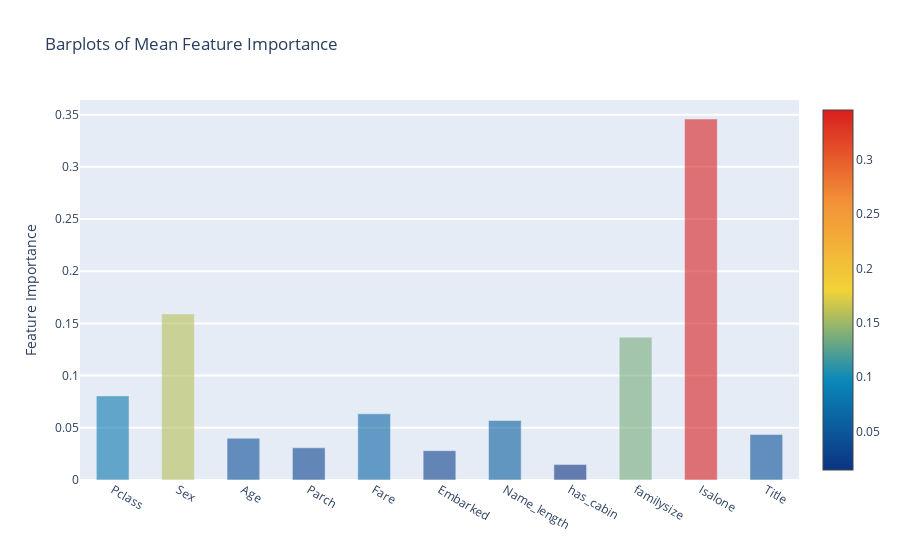

The cell this chart's notebook holds for it:
### Markdown cell above
#### 平均特征重要性的条形图

获得所有分类器的平均特征重要性后，我们可以将它们绘制成 Plotly 条形图

### Code cell
y = feature_dataframe['mean'].values
x = feature_dataframe['features'].values
data = [go.Bar(
            x= x,
             y= y,
            width = 0.5,
            marker=dict(
               color = feature_dataframe['mean'].values,
            colorscale='Portland',
            showscale=True,
            reversescale = False
            ),
            opacity=0.6
        )]

layout= go.Layout(
    autosize= True,
    title= 'Barplots of Mean Feature Importance',
    hovermode= 'closest',
#     xaxis= dict(
#         title= 'Pop',
#         ticklen= 5,
#         zeroline= False,
#         gridwidth= 2,
#     ),
    yaxis=dict(
        title= 'Feature Importance',
        ticklen= 5,
        gridwidth= 2
    ),
    showlegend= False
)
fig = go.Figure(data=data, layout=layout)
py.iplot(fig, filename='bar-direct-labels')

### Figure 1 — Plotly figure (JSON) as saved in the notebook; plotly's stock layout.template omitted (floating-point values rounded to 4 significant figures)
{"data": [{"marker": {"color": [0.08059, 0.1591, 0.04, 0.03084, 0.06338, 0.02812, 0.05698, 0.01473, 0.1368, 0.3458, 0.04361], "colorscale": [[0, "rgb(12,51,131)"], [0.25, "rgb(10,136,186)"], [0.5, "rgb(242,211,56)"], [0.75, "rgb(242,143,56)"], [1, "rgb(217,30,30)"]], "reversescale": false, "showscale": true}, "opacity": 0.6, "type": "bar", "width": 0.5, "x": ["Pclass", "Sex", "Age", "Parch", "Fare", "Embarked", "Name_length", "has_cabin", "familysize", "Isalone", "Title"], "y": [0.08059, 0.1591, 0.04, 0.03084, 0.06338, 0.02812, 0.05698, 0.01473, 0.1368, 0.3458, 0.04361]}], "layout": {"autosize": true, "hovermode": "closest", "showlegend": false, "title": {"text": "Barplots of Mean Feature Importance"}, "yaxis": {"gridwidth": 2, "ticklen": 5, "title": {"text": "Feature Importance"}}}}
